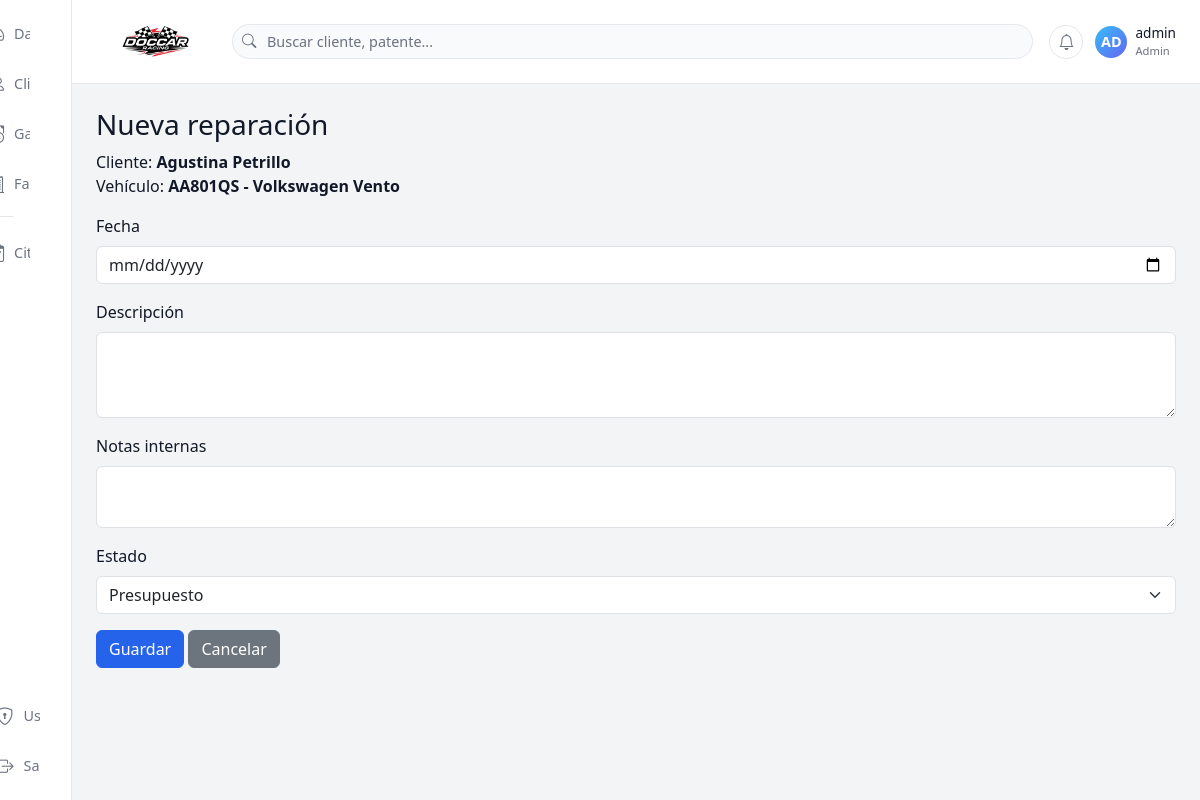
The page /vehiculos/10/reparaciones/nueva (signed in) on the database its author committed.
### tables this page shows
CREATE TABLE clientes (
        id INTEGER PRIMARY KEY AUTOINCREMENT,
        nombre TEXT,
        apellido TEXT,
        telefono TEXT,
        email TEXT,
        direccion TEXT,
        notas TEXT
    , documento TEXT, razon_social TEXT);

CREATE TABLE vehiculos (
        id INTEGER PRIMARY KEY AUTOINCREMENT,
        cliente_id INTEGER,
        patente TEXT,
        marca TEXT,
        modelo TEXT,
        anio TEXT,
        km TEXT,
        notas TEXT,
        FOREIGN KEY(cliente_id) REFERENCES clientes(id)
    );

### app.py (the view, shortened to what this page needs)
@app.route("/vehiculos/<int:vehiculo_id>/reparaciones/nueva", methods=["GET", "POST"])
@login_required
def reparacion_nueva(vehiculo_id):
    con = get_con()
    cur = con.cursor()
    cur.execute("SELECT * FROM vehiculos WHERE id=?", (vehiculo_id,))
    vehiculo = cur.fetchone()
    if not vehiculo:
        con.close()
        return redirect(url_for("clientes"))
    cliente_id = vehiculo["cliente_id"]
    cur.execute("SELECT * FROM clientes WHERE id=?", (cliente_id,))
    cliente = cur.fetchone()
    con.close()
    return render_template("reparacion_form.html", cliente=cliente, vehiculo=vehiculo, estados=ESTADOS)

### app.py (called while the page is built)
def get_con():
    con = sqlite3.connect(DB_NAME)
    con.row_factory = sqlite3.Row
    return con

def login_required(f):
    @wraps(f)
    def wrapper(*args, **kwargs):
        if "user_id" not in session:
            return redirect(url_for("login"))
        return f(*args, **kwargs)
    return wrapper

### templates/reparacion_form.html
{% extends "base.html" %}
{% block contenido %}
<h3>
    {% if reparacion %}
        Editar reparación
    {% else %}
        Nueva reparación
    {% endif %}
</h3>
<p>
    Cliente: <strong>{{ cliente.nombre }} {{ cliente.apellido }}</strong><br>
    Vehículo: <strong>{{ vehiculo.patente }} - {{ vehiculo.marca }} {{ vehiculo.modelo }}</strong>
</p>
{% if reparacion %}
    {% set estado_actual = reparacion.estado %}
{% else %}
    {% set estado_actual = "Presupuesto" %}
{% endif %}
<form method="POST">
    <div class="mb-3">
        <label class="form-label">Fecha</label>
        <input
            type="date"
            class="form-control"
            name="fecha"
            value="{{ reparacion.fecha if reparacion else '' }}"
            required
        >
    </div>
    <div class="mb-3">
        <label class="form-label">Descripción</label>
        <textarea
            class="form-control"
            name="descripcion"
            rows="3"
        >{{ reparacion.descripcion if reparacion else '' }}</textarea>
    </div>
    <div class="mb-3">
        <label class="form-label">Notas internas</label>
        <textarea
            class="form-control"
            name="notas"
            rows="2"
        >{{ reparacion.notas if reparacion else '' }}</textarea>
    </div>
    <div class="mb-3">
        <label class="form-label">Estado</label>
        <select name="estado" class="form-select">
            {% for e in estados %}
                <option value="{{ e }}"
                    {% if estado_actual == e %}selected{% endif %}>
                    {{ e }}
                </option>
            {% endfor %}
        </select>
    </div>
    <button class="btn btn-primary">Guardar</button>
    <a href="{{ url_for('reparaciones_vehiculo', vehiculo_id=vehiculo.id) }}"
       class="btn btn-secondary">
        Cancelar
    </a>
</form>
{% endblock %}

### templates/base.html (style rules this page uses)
:root { --bg-app: #f3f4f6; --bg-sidebar: #ffffff; --bg-topbar: #ffffff; --bg-card: #ffffff; --border-soft: #e5e7eb; --text-main: #111827; --text-muted: #6b7280; --primary: #2563eb; --success: #16a34a; --danger: #dc2626; }
* { box-sizing: border-box; }
body { margin: 0; min-height: 100vh; background: var(--bg-app); color: var(--text-main); font-family: system-ui, -apple-system, BlinkMacSystemFont, "Segoe UI", sans-serif; }
a { text-decoration: none; color: inherit; }
.btn-primary { background-color: var(--primary); border-color: var(--primary); }

### rows shown on the page
clientes: nombre "Agustina", apellido "Petrillo"
vehiculos: patente "AA801QS", marca "Volkswagen", modelo "Vento"

### other values the page prints
{{ uname[:2].upper() }} "AD"
{{ session.get("username", "Usuario") }} "admin"
{{ session.get("rol", "operador")|capitalize }} "Admin"
form field estado "Presupuesto"
